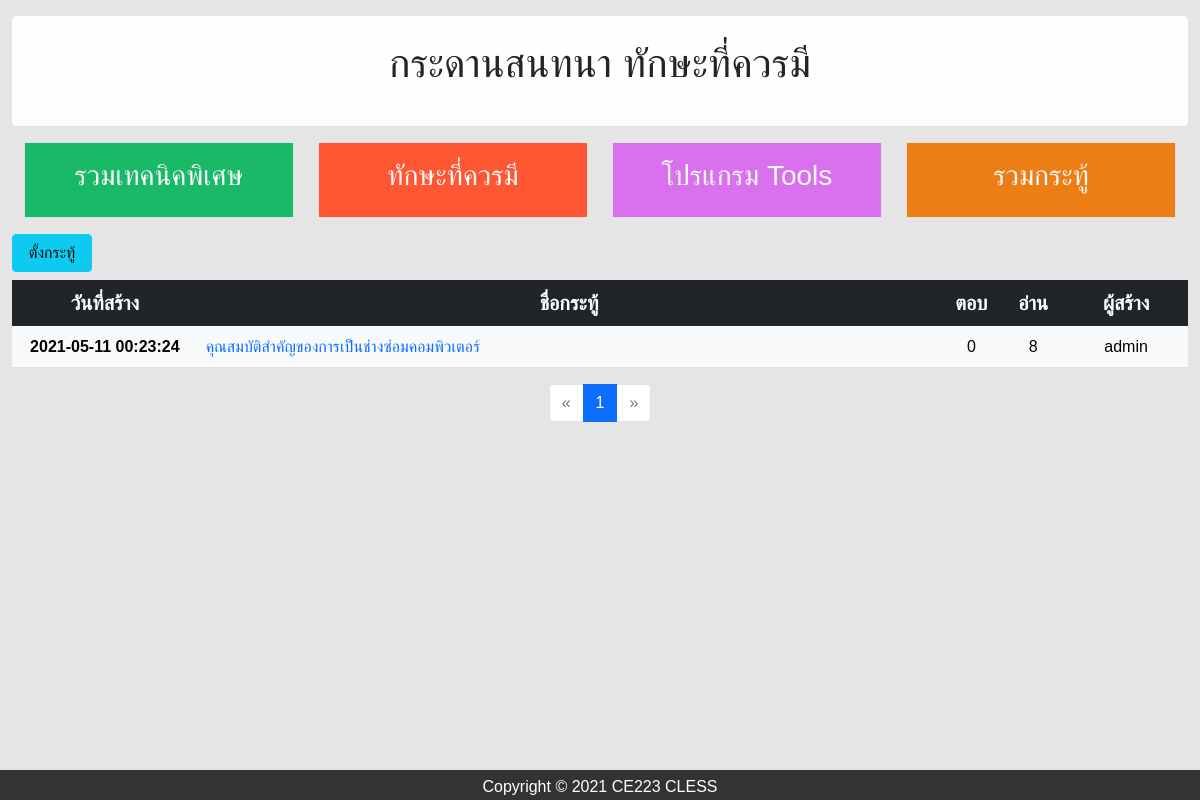
Page /user/blog.php?x=board_skill&cate=2&page on the committed database.
### tables this page shows
CREATE TABLE `board` (
  `b_id` int(11) NOT NULL,
  `u_id` int(11) NOT NULL,
  `b_title` text NOT NULL,
  `b_detail` text NOT NULL,
  `b_date` datetime NOT NULL,
  `b_view` int(10) NOT NULL,
  `b_reply` int(10) NOT NULL,
  `b_cate` varchar(1) NOT NULL
);

CREATE TABLE `masterlogin` (
  `ID` int(11) NOT NULL,
  `username` varchar(20) NOT NULL,
  `email` varchar(50) NOT NULL,
  `password` varchar(20) NOT NULL,
  `firstname` varchar(50) NOT NULL,
  `lastname` varchar(50) NOT NULL,
  `address` varchar(100) NOT NULL,
  `phone` varchar(10) NOT NULL,
  `role` varchar(5) NOT NULL,
  `text` varchar(200) NOT NULL,
  `nickname` varchar(20) NOT NULL,
  `sex` varchar(4) NOT NULL,
  `Github` varchar(50) NOT NULL,
  `Twitter` varchar(50) NOT NULL,
  `Instagram` varchar(50) NOT NULL,
  `Facebook` varchar(50) NOT NULL,
  `image` text NOT NULL
);

### user/webboard/board_skill.php (the view, shortened to what this page needs)
    <div class="container">
      <div class="row">
        <div class="col-12 col-sm-12 mt-3">
          <div class="alert alert-light" role="alert">
           <p class="fs-1 text-dark" align="center">กระดานสนทนา ทักษะที่ควรมี</p>
          </div>
        </div>
      </div>
      <div class="container">
      <div class="row">
      <div class="col-6 col-sm-3 text-center">
      <div class="card">
            <div class="card-body" style="background-color:#1AB967;">
            <a href="blog.php?x=board_tech&cate=1&page" ><h3 class="text-light">รวมเทคนิคพิเศษ </h3></a>
          </div>
          </div>
        </div>
        <div class="col-6 col-sm-3 text-center">
          <div class="card">
            <div class="card-body"style="background-color:#FF5733;">
          <a href="blog.php?x=board_skill&cate=2&page" ><h3 class="text-light">ทักษะที่ควรมี</h3></a>
          </div>
          </div>
        </div>
        <div class="col-6 col-sm-3 text-center">
          <div class="card">
            <div class="card-body" style="background-color:#D971EE;">
          <a href="blog.php?x=board_tool&cate=3&page" ><h3 class="text-light">โปรแกรม Tools</h3></a>
          </div>
          </div>
        </div>
        <div class="col-6 col-sm-3 text-center">
          <div class="card">
            <div class="card-body" style="background-color:#ED7E16;">
          <a href="blog.php?x=&page" ><h3 class="text-light">รวมกระทู้ </h3></a>
          </div>
          </div>
        </div>
        </div>
        </div>
        <div class="row">
        <div class="col-12 col-sm-12 mt-3">
        <div class="btn-group" style="width: 5rem;">
          <a href="webboard/ques_board.php?x=board_skill&cate=2" class="btn btn-info">ตั้งกระทู้</a>
        </div>
        </div>
        </div>
        <div class="col-12 col-sm-12 mt-2">
          <table class="table table-light ">
            <thead>
              <tr class="fs-5 table-dark">
                <th scope="col" width="15%" class="text-center">วันที่สร้าง</th>
                <th scope="col" width="60%" class="text-center">ชื่อกระทู้</th>
                <th scope="col" width="5%" class="text-center">ตอบ</th>
                <th scope="col" width="5%" class="text-center">อ่าน</th>
                <th scope="col" width="10%" class="text-center">ผู้สร้าง</th>
              </tr>
            </thead>
            <tbody>
            <?php
            $page = $_GET['page'];
            $per_page = 10;
            $cate = $_GET['cate'];
            if($page==""){$page=1;}
            $res = $db->query("SELECT COUNT(*) FROM board WHERE b_cate='$cate'");
            $num_rows = $res->fetchColumn();
            $total_page =ceil($num_rows/$per_page);
            $start = ($page-1)*$per_page;
            $select_stmt = $db->prepare("SELECT * FROM board LEFT JOIN masterlogin ON board.u_id = masterlogin.ID WHERE board.b_cate='$cate' Order By b_id DESC LIMIT $start,10");
            $select_stmt->execute();
            while($row = $select_stmt->fetch(PDO::FETCH_ASSOC)) {
            ?>
              <tr>
                <th class="text-center"><?php echo $row['b_date']?></th>
                <td><a href="blog.php?x=show&b_id=<?php echo $row['b_id']?>&cate=<?php echo $cate;?>&page"><?php echo $row['b_title']?></td>
                <td class="text-center"><?php echo $row['b_reply']?></td>
                <td class="text-center"><?php echo $row['b_view']?></td>
                <td class="text-center"><?php echo $row['username']?></td>
              </tr>
              <?php } ?>
            </tbody>
          </table>
          <nav aria-label="Page navigation example">
          <ul class="pagination justify-content-center">
            <li <?php if($page == 1) {echo 'class="page-item disabled"';}
                  else echo 'class="page-item"';?>>
              <a class="page-link" href="blog.php?x=board_skill&cate=2&page=<?php echo $page-1; ?>" aria-label="Previous">
                <span aria-hidden="true">&laquo;</span>
              </a>
            </li>
            <?php for($i=1;$i<=$total_page;$i++){ ?>
            <li <?php if($page == $i) echo 'class="page-item active"' ;?>><a class="page-link" href="blog.php?x=board_skill&cate=2&page=<?php echo($i); ?>"><?php echo $i;?></a></li>
              <?php } ?>
            <li <?php if($page >= $total_page) {echo 'class="page-item disabled"';}
                  else echo 'class="page-item"';?>>
              <a class="page-link" href="blog.php?x=board_skill&cate=2&page=<?php echo $page+1; ?>" aria-label="Next">
        <span aria-hidden="true">&raquo;</span>
      </a>
    </li>
  </ul>
</nav>
        </div>
      </div>

### style.css (style rules this page uses)
.container { max-width: 1300px; }
body { position: relative; padding-bottom: 58px; min-height: 100vh; }
* { margin: 0; padding: 0; box-sizing: border-box; font-family: 'Poppins' , sans-serif; }

### user/blog.php (style rules this page uses)
A:link { text-decoration:none; }

### rows in the picture
board: b_date "2021-05-11 00:23:24", b_title "คุณสมบัติสำคัญของการเป็นช่างซ่อมคอมพิวเตอร์", b_reply "0", b_view "8", u.username "admin"
